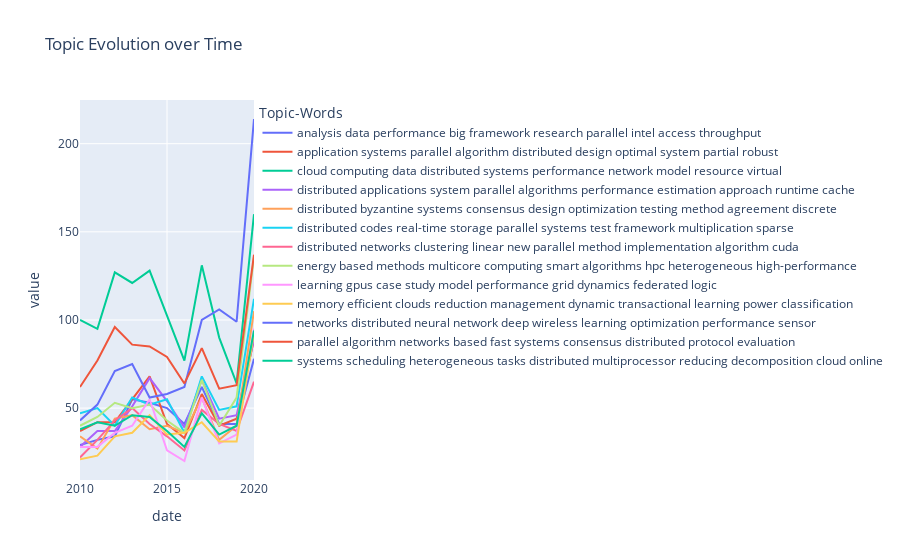

Notebook source saved alongside this figure:
### Code cell
import plotly.express as px
figuer = plt.figure(figsize=(30, 30))
df = px.data.stocks()
fig = px.line(df_, x="date", y=df_.columns,
              hover_data={"date": "|%B %d, %Y"},
              title='Topic Evolution over Time')
fig.show()

### Figure 1 — Plotly figure (JSON) as saved in the notebook; plotly's stock layout.template omitted (floating-point values rounded to 4 significant figures)
{"data": [{"hovertemplate": "Topic-Words=analysis data performance big framework research parallel intel access throughput<br>date=%{x|%B %d, %Y}<br>value=%{y}<extra></extra>", "legendgroup": "analysis data performance big framework research parallel intel access throughput", "line": {"color": "#636efa", "dash": "solid"}, "marker": {"symbol": "circle"}, "mode": "lines", "name": "analysis data performance big framework research parallel intel access throughput", "orientation": "v", "showlegend": true, "type": "scatter", "x": [2010, 2011, 2012, 2013, 2014, 2015, 2016, 2017, 2018, 2019, 2020], "xaxis": "x", "y": [29, 32, 34, 55, 53, 50, 41, 62, 41, 41, 78], "yaxis": "y"}, {"hovertemplate": "Topic-Words=application systems parallel algorithm distributed design optimal system partial robust<br>date=%{x|%B %d, %Y}<br>value=%{y}<extra></extra>", "legendgroup": "application systems parallel algorithm distributed design optimal system partial robust", "line": {"color": "#EF553B", "dash": "solid"}, "marker": {"symbol": "circle"}, "mode": "lines", "name": "application systems parallel algorithm distributed design optimal system partial robust", "orientation": "v", "showlegend": true, "type": "scatter", "x": [2010, 2011, 2012, 2013, 2014, 2015, 2016, 2017, 2018, 2019, 2020], "xaxis": "x", "y": [37, 42, 42, 55, 68, 41, 33, 58, 40, 44, 89], "yaxis": "y"}, {"hovertemplate": "Topic-Words=cloud computing data distributed systems performance network model resource virtual<br>date=%{x|%B %d, %Y}<br>value=%{y}<extra></extra>", "legendgroup": "cloud computing data distributed systems performance network model resource virtual", "line": {"color": "#00cc96", "dash": "solid"}, "marker": {"symbol": "circle"}, "mode": "lines", "name": "cloud computing data distributed systems performance network model resource virtual", "orientation": "v", "showlegend": true, "type": "scatter", "x": [2010, 2011, 2012, 2013, 2014, 2015, 2016, 2017, 2018, 2019, 2020], "xaxis": "x", "y": [100, 95, 127, 121, 128, 102, 77, 131, 90, 64, 160], "yaxis": "y"}, {"hovertemplate": "Topic-Words=distributed applications system parallel algorithms performance estimation approach runtime cache<br>date=%{x|%B %d, %Y}<br>value=%{y}<extra></extra>", "legendgroup": "distributed applications system parallel algorithms performance estimation approach runtime cache", "line": {"color": "#ab63fa", "dash": "solid"}, "marker": {"symbol": "circle"}, "mode": "lines", "name": "distributed applications system parallel algorithms performance estimation approach runtime cache", "orientation": "v", "showlegend": true, "type": "scatter", "x": [2010, 2011, 2012, 2013, 2014, 2015, 2016, 2017, 2018, 2019, 2020], "xaxis": "x", "y": [28, 37, 37, 51, 67, 54, 39, 66, 44, 46, 89], "yaxis": "y"}, {"hovertemplate": "Topic-Words=distributed byzantine systems consensus design optimization testing method agreement discrete<br>date=%{x|%B %d, %Y}<br>value=%{y}<extra></extra>", "legendgroup": "distributed byzantine systems consensus design optimization testing method agreement discrete", "line": {"color": "#FFA15A", "dash": "solid"}, "marker": {"symbol": "circle"}, "mode": "lines", "name": "distributed byzantine systems consensus design optimization testing method agreement discrete", "orientation": "v", "showlegend": true, "type": "scatter", "x": [2010, 2011, 2012, 2013, 2014, 2015, 2016, 2017, 2018, 2019, 2020], "xaxis": "x", "y": [34, 27, 44, 46, 38, 40, 36, 56, 32, 40, 105], "yaxis": "y"}, {"hovertemplate": "Topic-Words=distributed codes real-time storage parallel systems test framework multiplication sparse<br>date=%{x|%B %d, %Y}<br>value=%{y}<extra></extra>", "legendgroup": "distributed codes real-time storage parallel systems test framework multiplication sparse", "line": {"color": "#19d3f3", "dash": "solid"}, "marker": {"symbol": "circle"}, "mode": "lines", "name": "distributed codes real-time storage parallel systems test framework multiplication sparse", "orientation": "v", "showlegend": true, "type": "scatter", "x": [2010, 2011, 2012, 2013, 2014, 2015, 2016, 2017, 2018, 2019, 2020], "xaxis": "x", "y": [47, 50, 40, 56, 52, 55, 36, 68, 49, 51, 112], "yaxis": "y"}, {"hovertemplate": "Topic-Words=distributed networks clustering linear new parallel method implementation algorithm cuda<br>date=%{x|%B %d, %Y}<br>value=%{y}<extra></extra>", "legendgroup": "distributed networks clustering linear new parallel method implementation algorithm cuda", "line": {"color": "#FF6692", "dash": "solid"}, "marker": {"symbol": "circle"}, "mode": "lines", "name": "distributed networks clustering linear new parallel method implementation algorithm cuda", "orientation": "v", "showlegend": true, "type": "scatter", "x": [2010, 2011, 2012, 2013, 2014, 2015, 2016, 2017, 2018, 2019, 2020], "xaxis": "x", "y": [22, 32, 43, 50, 41, 34, 26, 49, 41, 37, 65], "yaxis": "y"}, {"hovertemplate": "Topic-Words=energy based methods multicore computing smart algorithms hpc heterogeneous high-performance<br>date=%{x|%B %d, %Y}<br>value=%{y}<extra></extra>", "legendgroup": "energy based methods multicore computing smart algorithms hpc heterogeneous high-performance", "line": {"color": "#B6E880", "dash": "solid"}, "marker": {"symbol": "circle"}, "mode": "lines", "name": "energy based methods multicore computing smart algorithms hpc heterogeneous high-performance", "orientation": "v", "showlegend": true, "type": "scatter", "x": [2010, 2011, 2012, 2013, 2014, 2015, 2016, 2017, 2018, 2019, 2020], "xaxis": "x", "y": [40, 45, 53, 50, 52, 43, 36, 66, 40, 56, 136], "yaxis": "y"}, {"hovertemplate": "Topic-Words=learning gpus case study model performance grid dynamics federated logic<br>date=%{x|%B %d, %Y}<br>value=%{y}<extra></extra>", "legendgroup": "learning gpus case study model performance grid dynamics federated logic", "line": {"color": "#FF97FF", "dash": "solid"}, "marker": {"symbol": "circle"}, "mode": "lines", "name": "learning gpus case study model performance grid dynamics federated logic", "orientation": "v", "showlegend": true, "type": "scatter", "x": [2010, 2011, 2012, 2013, 2014, 2015, 2016, 2017, 2018, 2019, 2020], "xaxis": "x", "y": [28, 28, 36, 40, 55, 26, 20, 56, 30, 35, 95], "yaxis": "y"}, {"hovertemplate": "Topic-Words=memory efficient clouds reduction management dynamic transactional learning power classification<br>date=%{x|%B %d, %Y}<br>value=%{y}<extra></extra>", "legendgroup": "memory efficient clouds reduction management dynamic transactional learning power classification", "line": {"color": "#FECB52", "dash": "solid"}, "marker": {"symbol": "circle"}, "mode": "lines", "name": "memory efficient clouds reduction management dynamic transactional learning power classification", "orientation": "v", "showlegend": true, "type": "scatter", "x": [2010, 2011, 2012, 2013, 2014, 2015, 2016, 2017, 2018, 2019, 2020], "xaxis": "x", "y": [21, 23, 34, 36, 46, 35, 36, 42, 31, 31, 93], "yaxis": "y"}, {"hovertemplate": "Topic-Words=networks distributed neural network deep wireless learning optimization performance sensor<br>date=%{x|%B %d, %Y}<br>value=%{y}<extra></extra>", "legendgroup": "networks distributed neural network deep wireless learning optimization performance sensor", "line": {"color": "#636efa", "dash": "solid"}, "marker": {"symbol": "circle"}, "mode": "lines", "name": "networks distributed neural network deep wireless learning optimization performance sensor", "orientation": "v", "showlegend": true, "type": "scatter", "x": [2010, 2011, 2012, 2013, 2014, 2015, 2016, 2017, 2018, 2019, 2020], "xaxis": "x", "y": [43, 52, 71, 75, 56, 58, 62, 100, 106, 99, 214], "yaxis": "y"}, {"hovertemplate": "Topic-Words=parallel algorithm networks based fast systems consensus distributed protocol evaluation<br>date=%{x|%B %d, %Y}<br>value=%{y}<extra></extra>", "legendgroup": "parallel algorithm networks based fast systems consensus distributed protocol evaluation", "line": {"color": "#EF553B", "dash": "solid"}, "marker": {"symbol": "circle"}, "mode": "lines", "name": "parallel algorithm networks based fast systems consensus distributed protocol evaluation", "orientation": "v", "showlegend": true, "type": "scatter", "x": [2010, 2011, 2012, 2013, 2014, 2015, 2016, 2017, 2018, 2019, 2020], "xaxis": "x", "y": [62, 77, 96, 86, 85, 79, 64, 84, 61, 63, 137], "yaxis": "y"}, {"hovertemplate": "Topic-Words=systems scheduling heterogeneous tasks distributed multiprocessor reducing decomposition cloud online<br>date=%{x|%B %d, %Y}<br>value=%{y}<extra></extra>", "legendgroup": "systems scheduling heterogeneous tasks distributed multiprocessor reducing decomposition cloud online", "line": {"color": "#00cc96", "dash": "solid"}, "marker": {"symbol": "circle"}, "mode": "lines", "name": "systems scheduling heterogeneous tasks distributed multiprocessor reducing decomposition cloud online", "orientation": "v", "showlegend": true, "type": "scatter", "x": [2010, 2011, 2012, 2013, 2014, 2015, 2016, 2017, 2018, 2019, 2020], "xaxis": "x", "y": [38, 42, 40, 46, 45, 37, 28, 47, 35, 40, 94], "yaxis": "y"}], "layout": {"legend": {"title": {"text": "Topic-Words"}, "tracegroupgap": 0}, "title": {"text": "Topic Evolution over Time"}, "xaxis": {"anchor": "y", "domain": [0, 1], "title": {"text": "date"}}, "yaxis": {"anchor": "x", "domain": [0, 1], "title": {"text": "value"}}}}
